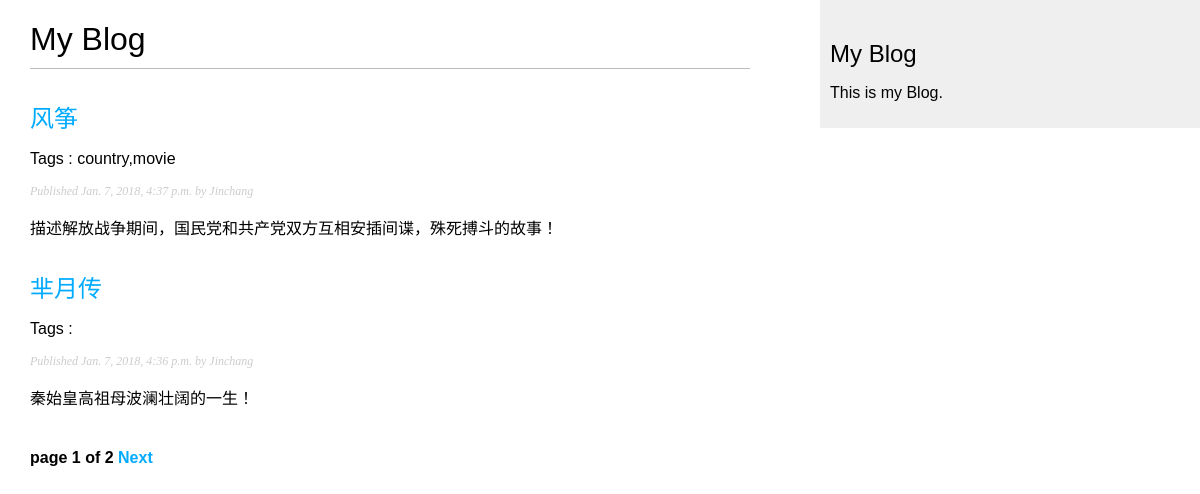
Page /blog on the committed database.
### blog/models.py (models this page shows, shortened)
class Post(models.Model):
	STATUS_CHOICES = (
		('draft','Draft'),
		('published','Published')
	)
	title = models.CharField(max_length = 250)
	slug = models.SlugField(max_length = 250, unique_for_date = 'publish')
	author = models.ForeignKey(User, related_name = 'blog_posts', on_delete = models.CASCADE)
	body = models.TextField()
	publish = models.DateTimeField(default = timezone.now)
	created = models.DateTimeField(auto_now_add = True)
	updated = models.DateTimeField(auto_now = True)
	status = models.CharField(max_length = 10, choices = STATUS_CHOICES, default = 'draft')
	objects = models.Manager()
	published = PublishedManager()
	tags = TaggableManager()
	class Meta:
		ordering = ('-publish',)
	def get_absolute_url(self):
		return reverse('blog:post_detail',
						args = [self.publish.year,
								self.publish.strftime('%m'),
								self.publish.strftime('%d'),
								self.slug])

### blog/views.py (the view)
# urls.py: url(r'^tag/(?P<tag_slug>[-\w]+)/$',views.post_list,name='post_list_by_tag'),
def post_list(request,tag_slug=None):
	object_list = Post.published.all()
	tag = None
	if tag_slug:
		tag = get_object_or_404(Tag,slug=tag_slug)
		object_list = object_list.filter(tags_in=[tag])
	paginator = Paginator(object_list,2)
	page = request.GET.get('page')
	try:
		posts = paginator.page(page)
	except PageNotAnInteger:
		posts = paginator.page(1)
	except EmptyPage:
		posts = paginator.page(paginator.num_pages)
	return render(request,'blog/post/list.html',{'page':page,'posts':posts, 'tag':tag})

### blog/models.py (called while the page is built)
	def get_queryset(self):
		return super(PublishedManager,self).get_queryset().filter(status = 'draft')

### templates/blog/post/list.html (shortened to what this page needs)
{% extends "blog/base.html" %}
{% block content %}
	<h1>My Blog</h1>
	{% for post in posts %}
		<h2>
			<a href = "{{post.get_absolute_url}}">
				{{post.title}}
			</a>
		</h2>
		<p class="tags">Tags : {{ post.tags.all | join:","}}</p>
		<p class = "date">
			Published {{post.publish}} by {{post.author}}
		</p>
		{{ post.body | truncatewords:30 | linebreaks }}
	{% endfor %}
	{% include "blog/pagination.html" with page=posts  %}
{% endblock %}

### templates/blog/base.html (shortened to what this page needs)
{% load staticfiles %}
<!DOCTYPE html>
<html>
<head>
	<link href="{% static "css/blog.css" %}" rel = "stylesheet">
</head>
<body>
	<div id="content">
		{% block content %}
		{% endblock %}
	</div>
	<div id = "sidebar">
		<h2>My Blog</h2>
			<p>This is my Blog.</p>
	</div>
</body>
</html>

### templates/blog/pagination.html (shortened to what this page needs)
<div class="pagination">
	<span class="step-links">
		<span class="current">
			page {{ page.number }} of {{ page.paginator.num_pages }}
		</span>
		{% if page.has_next %}
			<a href="?page={{ page.next_page_number }}">Next</a>
		{% endif %}
	</span>
</div>

### blog/static/css/blog.css (style rules this page uses)
body { margin:0; padding:0; font-family:helvetica, sans-serif; }
a { color:#00abff; text-decoration:none; }
h1 { font-weight:normal; border-bottom:1px solid #bbb; padding:0 0 10px 0; }
h2 { font-weight:normal; margin:30px 0 0; }
#content { float:left; width:60%; padding:0 0 0 30px; }
#sidebar { float:right; width:30%; padding:10px; background:#efefef; height:100%; }
p.date { color:#ccc; font-family: georgia, serif; font-size: 12px; font-style: italic; }
.pagination { margin:40px 0; font-weight:bold; }

### rows in the picture
Post: title "风筝", tags.all "country,movie", publish "Jan. 7, 2018, 4:37 p.m.", author "Jinchang", body "描述解放战争期间，国民党和共产党双方互相安插间谍，殊死搏斗的故事！"
Post: title "芈月传", publish "Jan. 7, 2018, 4:36 p.m.", author "Jinchang", body "秦始皇高祖母波澜壮阔的一生！"

### other values in the picture
{{ page.number }} "1"
{{ page.paginator.num_pages }} "2"
